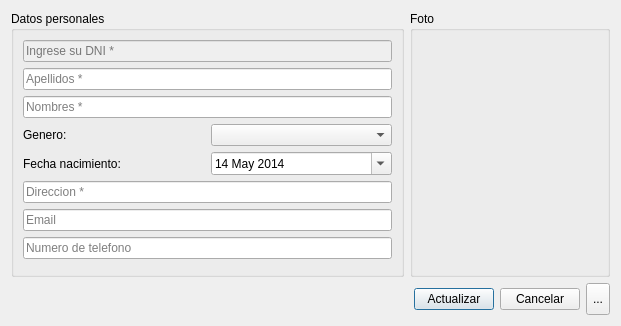
<?xml version="1.0" encoding="UTF-8"?>
<ui version="4.0">
 <class>frmEditaDatos</class>
 <widget class="QDialog" name="frmEditaDatos">
  <property name="geometry">
   <rect>
    <x>0</x>
    <y>0</y>
    <width>621</width>
    <height>326</height>
   </rect>
  </property>
  <property name="windowTitle">
   <string>Actualizar datos</string>
  </property>
  <layout class="QVBoxLayout" name="verticalLayout_2">
   <item>
    <layout class="QHBoxLayout" name="horizontalLayout_4">
     <item>
      <widget class="QGroupBox" name="groupBox">
       <property name="title">
        <string>Datos personales</string>
       </property>
       <layout class="QVBoxLayout" name="verticalLayout">
        <item>
         <widget class="QLineEdit" name="dni">
          <property name="enabled">
           <bool>false</bool>
          </property>
          <property name="styleSheet">
           <string notr="true"/>
          </property>
          <property name="maxLength">
           <number>8</number>
          </property>
          <property name="placeholderText">
           <string>Ingrese su DNI *</string>
          </property>
         </widget>
        </item>
        <item>
         <widget class="QLineEdit" name="apellidos">
          <property name="styleSheet">
           <string notr="true"/>
          </property>
          <property name="placeholderText">
           <string>Apellidos *</string>
          </property>
         </widget>
        </item>
        <item>
         <widget class="QLineEdit" name="nombres">
          <property name="styleSheet">
           <string notr="true"/>
          </property>
          <property name="placeholderText">
           <string>Nombres *</string>
          </property>
         </widget>
        </item>
        <item>
         <layout class="QHBoxLayout" name="horizontalLayout">
          <item>
           <widget class="QLabel" name="label">
            <property name="text">
             <string>Genero:</string>
            </property>
           </widget>
          </item>
          <item>
           <widget class="QComboBox" name="genero">
            <item>
             <property name="text">
              <string/>
             </property>
            </item>
            <item>
             <property name="text">
              <string>MASCULINO</string>
             </property>
             <property name="icon">
              <iconset resource="Recursos.qrc">
               <normaloff>:/images/dad-avatar.png</normaloff>:/images/dad-avatar.png</iconset>
             </property>
            </item>
            <item>
             <property name="text">
              <string>FEMENINO</string>
             </property>
             <property name="icon">
              <iconset resource="Recursos.qrc">
               <normaloff>:/images/sexy-avatar.png</normaloff>:/images/sexy-avatar.png</iconset>
             </property>
            </item>
           </widget>
          </item>
         </layout>
        </item>
        <item>
         <layout class="QHBoxLayout" name="horizontalLayout_2">
          <item>
           <widget class="QLabel" name="label_2">
            <property name="text">
             <string>Fecha nacimiento:</string>
            </property>
           </widget>
          </item>
          <item>
           <widget class="QDateEdit" name="nacimeinto">
            <property name="buttonSymbols">
             <enum>QAbstractSpinBox::PlusMinus</enum>
            </property>
            <property name="dateTime">
             <datetime>
              <hour>0</hour>
              <minute>0</minute>
              <second>0</second>
              <year>2014</year>
              <month>5</month>
              <day>14</day>
             </datetime>
            </property>
            <property name="calendarPopup">
             <bool>true</bool>
            </property>
           </widget>
          </item>
         </layout>
        </item>
        <item>
         <widget class="QLineEdit" name="direccion">
          <property name="styleSheet">
           <string notr="true"/>
          </property>
          <property name="placeholderText">
           <string>Direccion *</string>
          </property>
         </widget>
        </item>
        <item>
         <widget class="QLineEdit" name="email">
          <property name="styleSheet">
           <string notr="true"/>
          </property>
          <property name="placeholderText">
           <string>Email</string>
          </property>
         </widget>
        </item>
        <item>
         <widget class="QLineEdit" name="telefono">
          <property name="styleSheet">
           <string notr="true"/>
          </property>
          <property name="placeholderText">
           <string>Numero de telefono</string>
          </property>
         </widget>
        </item>
       </layout>
      </widget>
     </item>
     <item>
      <widget class="QGroupBox" name="groupBox_2">
       <property name="minimumSize">
        <size>
         <width>200</width>
         <height>266</height>
        </size>
       </property>
       <property name="maximumSize">
        <size>
         <width>200</width>
         <height>266</height>
        </size>
       </property>
       <property name="title">
        <string>Foto</string>
       </property>
       <layout class="QGridLayout" name="gridLayout_2">
        <item row="0" column="0">
         <widget class="QLabel" name="lblFoto">
          <property name="text">
           <string/>
          </property>
         </widget>
        </item>
       </layout>
      </widget>
     </item>
    </layout>
   </item>
   <item>
    <layout class="QHBoxLayout" name="horizontalLayout_3">
     <item>
      <spacer name="horizontalSpacer">
       <property name="orientation">
        <enum>Qt::Horizontal</enum>
       </property>
       <property name="sizeHint" stdset="0">
        <size>
         <width>40</width>
         <height>20</height>
        </size>
       </property>
      </spacer>
     </item>
     <item>
      <widget class="QPushButton" name="pushButton">
       <property name="minimumSize">
        <size>
         <width>75</width>
         <height>0</height>
        </size>
       </property>
       <property name="toolTip">
        <string>Actualizar datos</string>
       </property>
       <property name="text">
        <string>Actualizar</string>
       </property>
       <property name="icon">
        <iconset resource="Recursos.qrc">
         <normaloff>:/images/check.png</normaloff>:/images/check.png</iconset>
       </property>
       <property name="iconSize">
        <size>
         <width>24</width>
         <height>24</height>
        </size>
       </property>
      </widget>
     </item>
     <item>
      <widget class="QPushButton" name="pushButton_2">
       <property name="minimumSize">
        <size>
         <width>75</width>
         <height>0</height>
        </size>
       </property>
       <property name="toolTip">
        <string>Cancelar</string>
       </property>
       <property name="text">
        <string>Cancelar</string>
       </property>
       <property name="icon">
        <iconset resource="Recursos.qrc">
         <normaloff>:/images/no.png</normaloff>:/images/no.png</iconset>
       </property>
       <property name="iconSize">
        <size>
         <width>24</width>
         <height>24</height>
        </size>
       </property>
      </widget>
     </item>
     <item>
      <widget class="QToolButton" name="toolButton">
       <property name="minimumSize">
        <size>
         <width>0</width>
         <height>32</height>
        </size>
       </property>
       <property name="maximumSize">
        <size>
         <width>16777215</width>
         <height>32</height>
        </size>
       </property>
       <property name="toolTip">
        <string>Buscar imagen</string>
       </property>
       <property name="text">
        <string>...</string>
       </property>
       <property name="icon">
        <iconset resource="Recursos.qrc">
         <normaloff>:/images/Contacts 1.png</normaloff>:/images/Contacts 1.png</iconset>
       </property>
       <property name="iconSize">
        <size>
         <width>24</width>
         <height>24</height>
        </size>
       </property>
      </widget>
     </item>
    </layout>
   </item>
  </layout>
 </widget>
 <resources>
  <include location="Recursos.qrc"/>
 </resources>
 <connections/>
</ui>
